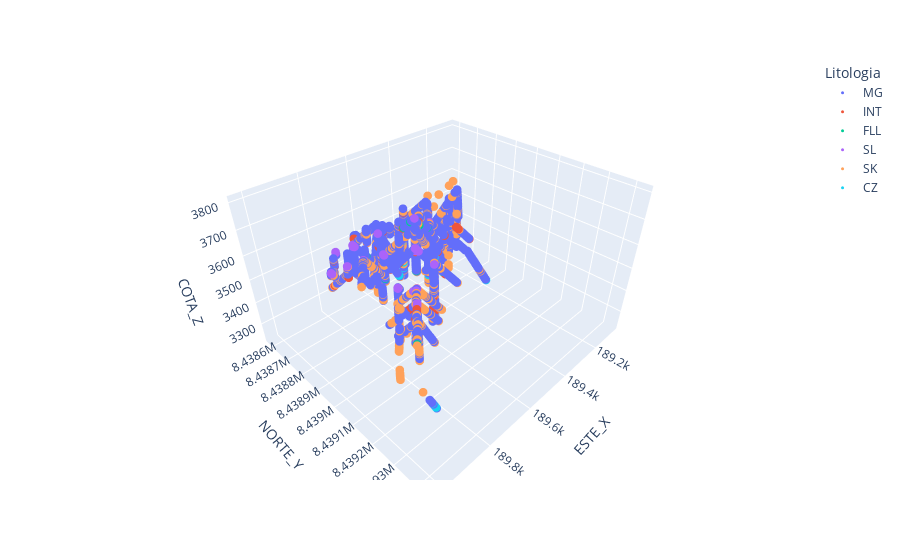

This figure's notebook cell:
### Code cell
import plotly.express as px
fig = px.scatter_3d(original, x="ESTE_X", y="NORTE_Y",z="COTA_Z", color="Litologia",
#fig = px.scatter_3d(data_2022, x="X", y="Y",z="Z", color="MINTYPE_CODE",
                    color_continuous_scale=px.colors.sequential.Jet)
fig.update_traces(marker=dict(size=3))
fig.show()
